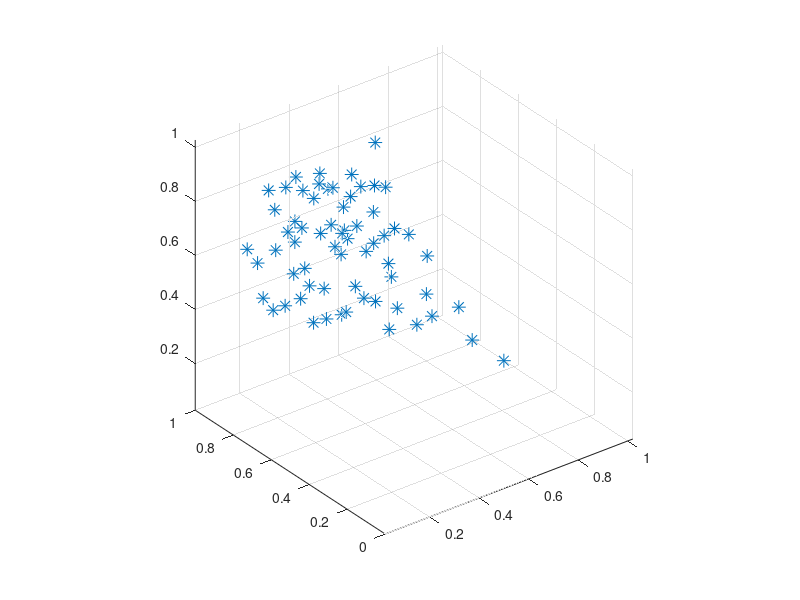

This chart was generated by the following MATLAB code:
% Number of order of bifurcation
n = 6;
% Setting random parameter
rp = 0.05;
% I don't randomize the y component, the direction along which i produce
% the bifurcations. This to not have to do out of bound controls

% Box lenght: unitary
L = 1;
% Initial point:
init = [0.5,0,0.5];

% y step size:
h_y = L/n;
% x step size:
h_x = L/(n-1);
% z step size
h_z = L/(n-2);

% Storing the points: (iteration 0)
points = init;

% First step: linear till the first next point (iteration 1)
new_point = [ init(1), init(2)+h_y, init(3)];
points = [points; new_point];
% From the second iteration
for i = 2:n
    new_points = [];
    num_old_point_to_bifurcate = 2^(i-2);    
    for j = 0:num_old_point_to_bifurcate-1 %to set the indices in the proper way
    %If it is a an odd iteration, split on plane z
    if mod(i,2) == 0
        new_point1 = [points(end-j,1) - h_x/2 + rp*(-1+2*rand(1)), ...
                      points(end-j,2) + h_y + rp*(-1+2*rand(1)), ...
                      points(end-j,3) + rp*(-1+2*rand(1))];
        new_point2 = [points(end-j,1) + h_x/2 + rp*(-1+2*rand(1)), ...
                      points(end-j,2) + h_y + rp*(-1+2*rand(1)), ...
                      points(end-j,3) + rp*(-1+2*rand(1))];
    end
    % If it is an even iteration, split on plane x
    if mod(i,2) == 1
        new_point1 = [points(end-j,1) + rp*(-1+2*rand(1)), ...
                      points(end-j,2) + h_y + rp*(-1+2*rand(1)), ....
                      points(end-j,3) - h_z/2 + rp*(-1+2*rand(1))];
        new_point2 = [points(end-j,1) + rp*(-1+2*rand(1)), ...
                      points(end-j,2) + h_y + rp*(-1+2*rand(1)), ...
                      points(end-j,3) + h_z/2 + rp*(-1+2*rand(1))];
    end
    % Now we control wheter the new points are out of bound
    for k = 1:3
        if new_point1(1,k) - 1 < -1 %coordinate < 0
            new_point1(1,k) = 0;
        elseif new_point1(1,k) - 1 > 0 %coordinate > 1
            new_point1(1,k) = 1;
        end
        if new_point2(1,k) -1 < -1 %coordinate < 0
            new_point2(1,k) = 0;
        elseif new_point2(1,k) - 1 > 0 %coordinate > 1
            new_point2(1,k) = 1;            
        end
    end
    % Storing temporary points
    new_points = [new_points; new_point1; new_point2];
    end
    % Storing all new points of this iteration
    points = [points; new_points];
end

plot3(points(:,1), points(:,2), points(:,3), '*', 'MarkerSize', 10)
grid on
axis equal

% Printing the output on a txt file
dlmwrite('points.txt', points, 'delimiter', '\t', 'precision', '%.8f');